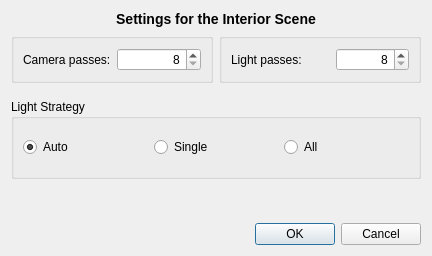
<?xml version="1.0" encoding="UTF-8"?>
<ui version="4.0">
 <class>BidirEditor</class>
 <widget class="QDialog" name="BidirEditor">
  <property name="geometry">
   <rect>
    <x>0</x>
    <y>0</y>
    <width>432</width>
    <height>256</height>
   </rect>
  </property>
  <property name="sizePolicy">
   <sizepolicy hsizetype="Fixed" vsizetype="Fixed">
    <horstretch>0</horstretch>
    <verstretch>0</verstretch>
   </sizepolicy>
  </property>
  <property name="windowTitle">
   <string>Reality Render Settings</string>
  </property>
  <layout class="QVBoxLayout" name="verticalLayout">
   <item>
    <widget class="QLabel" name="lblTitle">
     <property name="sizePolicy">
      <sizepolicy hsizetype="Preferred" vsizetype="Maximum">
       <horstretch>0</horstretch>
       <verstretch>0</verstretch>
      </sizepolicy>
     </property>
     <property name="text">
      <string>&lt;h3&gt;Settings for the Interior Scene&lt;/h3&gt;</string>
     </property>
     <property name="alignment">
      <set>Qt::AlignCenter</set>
     </property>
    </widget>
   </item>
   <item>
    <layout class="QHBoxLayout" name="horizontalLayout">
     <item>
      <widget class="QGroupBox" name="boxCameraPasses">
       <layout class="QHBoxLayout" name="boxCameraPass">
        <item>
         <widget class="QLabel" name="lblCameraPasses">
          <property name="maximumSize">
           <size>
            <width>99</width>
            <height>16777215</height>
           </size>
          </property>
          <property name="text">
           <string>Camera passes:</string>
          </property>
         </widget>
        </item>
        <item>
         <widget class="QSpinBox" name="cameraPasses">
          <property name="alignment">
           <set>Qt::AlignRight|Qt::AlignTrailing|Qt::AlignVCenter</set>
          </property>
          <property name="buttonSymbols">
           <enum>QAbstractSpinBox::UpDownArrows</enum>
          </property>
          <property name="accelerated">
           <bool>false</bool>
          </property>
          <property name="minimum">
           <number>8</number>
          </property>
          <property name="maximum">
           <number>64</number>
          </property>
         </widget>
        </item>
       </layout>
      </widget>
     </item>
     <item>
      <widget class="QGroupBox" name="boxLightPasses">
       <layout class="QHBoxLayout" name="boxLightPass">
        <item>
         <widget class="QLabel" name="lblLightPasses">
          <property name="sizePolicy">
           <sizepolicy hsizetype="Fixed" vsizetype="Preferred">
            <horstretch>0</horstretch>
            <verstretch>0</verstretch>
           </sizepolicy>
          </property>
          <property name="minimumSize">
           <size>
            <width>99</width>
            <height>0</height>
           </size>
          </property>
          <property name="maximumSize">
           <size>
            <width>99</width>
            <height>16777215</height>
           </size>
          </property>
          <property name="text">
           <string>Light passes:</string>
          </property>
          <property name="alignment">
           <set>Qt::AlignLeading|Qt::AlignLeft|Qt::AlignVCenter</set>
          </property>
         </widget>
        </item>
        <item>
         <widget class="QSpinBox" name="lightPasses">
          <property name="alignment">
           <set>Qt::AlignRight|Qt::AlignTrailing|Qt::AlignVCenter</set>
          </property>
          <property name="minimum">
           <number>8</number>
          </property>
          <property name="maximum">
           <number>64</number>
          </property>
         </widget>
        </item>
       </layout>
      </widget>
     </item>
    </layout>
   </item>
   <item>
    <spacer name="verticalSpacer_2">
     <property name="orientation">
      <enum>Qt::Vertical</enum>
     </property>
     <property name="sizeType">
      <enum>QSizePolicy::Maximum</enum>
     </property>
     <property name="sizeHint" stdset="0">
      <size>
       <width>20</width>
       <height>0</height>
      </size>
     </property>
    </spacer>
   </item>
   <item>
    <widget class="QGroupBox" name="gbLightStrategy">
     <property name="sizePolicy">
      <sizepolicy hsizetype="Preferred" vsizetype="Preferred">
       <horstretch>0</horstretch>
       <verstretch>0</verstretch>
      </sizepolicy>
     </property>
     <property name="minimumSize">
      <size>
       <width>0</width>
       <height>80</height>
      </size>
     </property>
     <property name="maximumSize">
      <size>
       <width>16777215</width>
       <height>60</height>
      </size>
     </property>
     <property name="title">
      <string>Light Strategy</string>
     </property>
     <property name="flat">
      <bool>false</bool>
     </property>
     <layout class="QHBoxLayout" name="horizontalLayout_3">
      <item>
       <widget class="QRadioButton" name="lsAuto">
        <property name="text">
         <string>Auto</string>
        </property>
        <property name="checked">
         <bool>true</bool>
        </property>
       </widget>
      </item>
      <item>
       <widget class="QRadioButton" name="lsSingle">
        <property name="text">
         <string>Single</string>
        </property>
       </widget>
      </item>
      <item>
       <widget class="QRadioButton" name="lsAll">
        <property name="text">
         <string>All</string>
        </property>
       </widget>
      </item>
     </layout>
    </widget>
   </item>
   <item>
    <spacer name="verticalSpacer">
     <property name="orientation">
      <enum>Qt::Vertical</enum>
     </property>
     <property name="sizeHint" stdset="0">
      <size>
       <width>20</width>
       <height>10</height>
      </size>
     </property>
    </spacer>
   </item>
   <item>
    <layout class="QHBoxLayout" name="buttonGroup_2">
     <item>
      <spacer name="horizontalSpacer_2">
       <property name="orientation">
        <enum>Qt::Horizontal</enum>
       </property>
       <property name="sizeHint" stdset="0">
        <size>
         <width>40</width>
         <height>20</height>
        </size>
       </property>
      </spacer>
     </item>
     <item>
      <widget class="QPushButton" name="btnOK">
       <property name="text">
        <string>OK</string>
       </property>
      </widget>
     </item>
     <item>
      <widget class="QPushButton" name="btnCancel">
       <property name="text">
        <string>Cancel</string>
       </property>
      </widget>
     </item>
    </layout>
   </item>
  </layout>
 </widget>
 <resources/>
 <connections>
  <connection>
   <sender>btnOK</sender>
   <signal>clicked()</signal>
   <receiver>BidirEditor</receiver>
   <slot>accept()</slot>
   <hints>
    <hint type="sourcelabel">
     <x>516</x>
     <y>218</y>
    </hint>
    <hint type="destinationlabel">
     <x>402</x>
     <y>209</y>
    </hint>
   </hints>
  </connection>
  <connection>
   <sender>btnCancel</sender>
   <signal>clicked()</signal>
   <receiver>BidirEditor</receiver>
   <slot>reject()</slot>
   <hints>
    <hint type="sourcelabel">
     <x>615</x>
     <y>218</y>
    </hint>
    <hint type="destinationlabel">
     <x>287</x>
     <y>205</y>
    </hint>
   </hints>
  </connection>
 </connections>
</ui>
